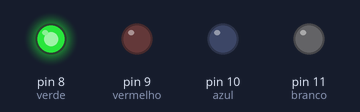
A sketch run on a simulated Arduino Uno, built with avr-gcc and run on an emulated ATmega328P. On the bench: output pins drawn as LEDs (lit = HIGH).

Above: at 0.5 s.
At 2.5 s:
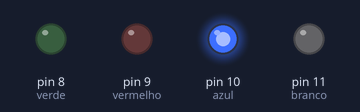
At 3.5 s:
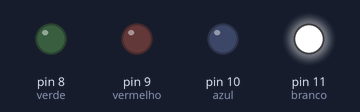
At 6.0 s:
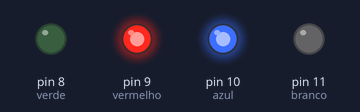
At 9.5 s:
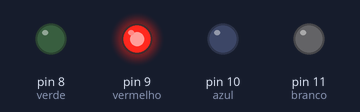
Timing chart, 0 to 10.4 s (numbered marks = the images above):
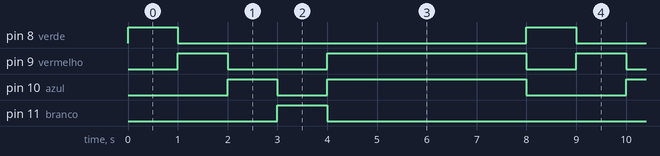

Measured:
- by itself, pin 8 (verde), pin 11 (branco): alternates HIGH for 1.0 s and LOW for 7.0 s
- by itself, pin 9 (vermelho): repeats every 8.0 s: LOW 2.0 s, HIGH 4.0 s, LOW 1.0 s, HIGH 1.0 s
- by itself, pin 10 (azul): repeats every 8.0 s: LOW 1.0 s, HIGH 4.0 s, LOW 2.0 s, HIGH 1.0 s

The sketch:

Codigos_de_comb_cores.ino
```cpp
int verde = 8;
int vermelho = 9;
int azul = 10;
int branco = 11;

void setup()
{
  pinMode(vermelho, OUTPUT);
  pinMode(azul, OUTPUT);
  pinMode(verde, OUTPUT);
  pinMode(branco, OUTPUT);
}

void loop(){

  digitalWrite(vermelho, LOW);
  digitalWrite(azul, LOW);
  digitalWrite(branco, LOW);
  digitalWrite(verde, HIGH);
  delay (1000);

  digitalWrite(vermelho, HIGH);
  digitalWrite(azul, LOW);
  digitalWrite(branco, LOW);
  digitalWrite(verde, LOW);
  delay (1000);

  digitalWrite(vermelho, LOW);
  digitalWrite(azul, HIGH);
  digitalWrite(branco, LOW);
  digitalWrite(verde, LOW);
  delay (1000);

  digitalWrite(vermelho, LOW);
  digitalWrite(azul, LOW);
  digitalWrite(branco, HIGH);
  digitalWrite(verde, LOW);
  delay (1000);
//magenta
  digitalWrite(vermelho, HIGH);
  digitalWrite(azul, HIGH);
  digitalWrite(branco,LOW);
  digitalWrite(verde, LOW);
  delay (4000);

}
  
```
